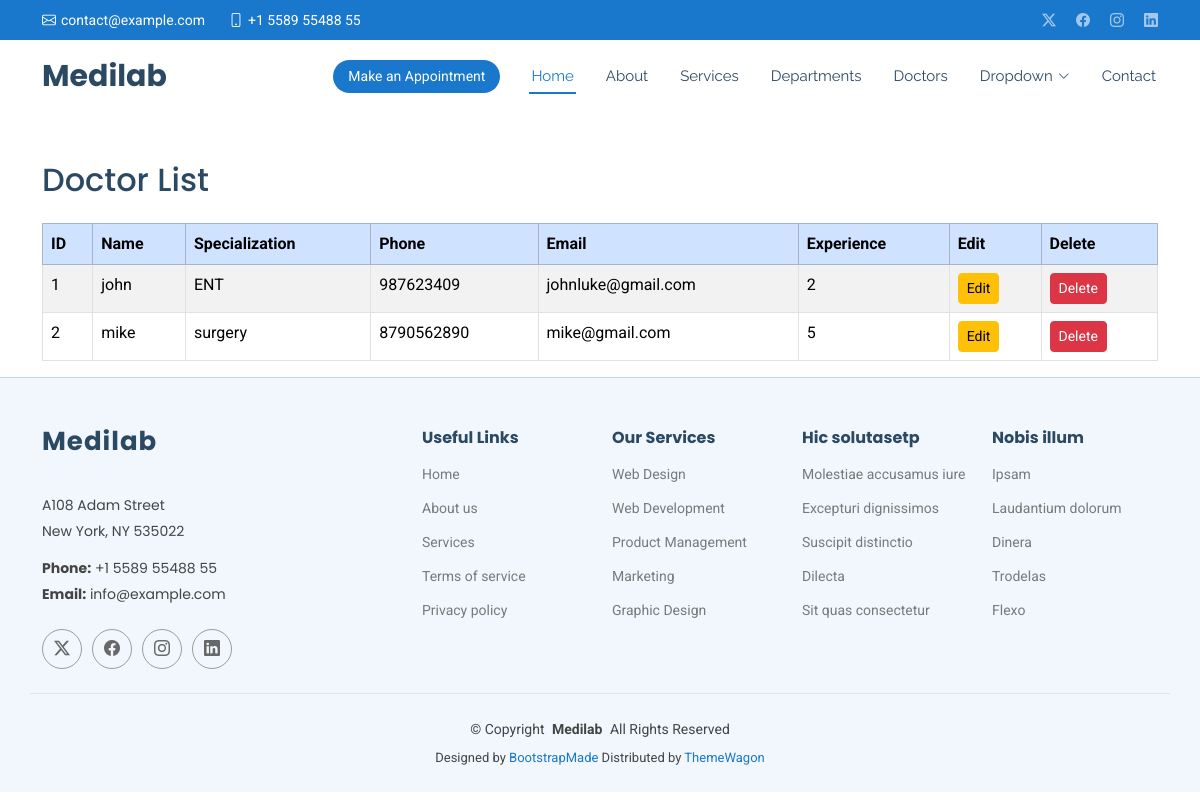
/view_doctor/, run on the app's committed database.
### projectapp/models.py (models this page shows, shortened)
class Doctor(models.Model):
    doctor_name = models.CharField(max_length=100)
    specialization = models.CharField(max_length=100)
    phone = models.CharField(max_length=15)
    email = models.EmailField(unique=True)
    experience = models.IntegerField()

### projectapp/views.py (the view)
# urls.py: path('view_doctor/', views.view_doctor, name= 'view_doctor'),
def view_doctor(request):
    doctors = Doctor.objects.all()
    return render(request, 'view_doctor.html',{
        'doctors': doctors
    })

### templates/view_doctor.html
{% extends 'base.html' %}
{% block content %}
<div class="container mt-5">
    <h2 class="mb-4">Doctor List</h2>
    <table class="table table-bordered table-striped table-hover">
        <thead class="table-primary">
            <tr>
                <th>ID</th>
                <th>Name</th>
                <th>Specialization</th>
                <th>Phone</th>
                <th>Email</th>
                <th>Experience</th>
                <th>Edit</th>
                <th>Delete</th>
            </tr>
        </thead>
        <tbody>
            {% for doctor in doctors %}
            <tr>
                <td>{{ doctor.id }}</td>
                <td>{{ doctor.doctor_name }}</td>
                <td>{{ doctor.specialization }}</td>
                <td>{{ doctor.phone }}</td>
                <td>{{ doctor.email }}</td>
                <td>{{ doctor.experience }}</td>
                <td>
                    <a href="{% url 'edit_doctor' doctor.id %}" class="btn btn-warning btn-sm">
                        Edit
                    </a>
                </td>
                <td>
                    <a href="{% url 'delete_doctor' doctor.id %}"
                       class="btn btn-danger btn-sm"
                       onclick="return confirm('Are you sure you want to delete this doctor?');">
                        Delete
                    </a>
                </td>
            </tr>
            {% empty %}
            <tr>
                <td colspan="8" class="text-center">
                    No doctors found.
                </td>
            </tr>
            {% endfor %}
        </tbody>
    </table>
</div>
{% endblock %}

### static/assets/css/main.css (style rules this page uses)
:root { --default-font: "Roboto", system-ui, -apple-system, "Segoe UI", Roboto, "Helvetica Neue", Arial, "Noto Sans", "Liberation Sans", sans-serif, "Apple Color Emoji", "Segoe UI Emoji", "Segoe UI Symbol", "Noto Color Emoji"; --heading-font: "Poppins", sans-serif; --nav-font: "Raleway", sans-serif; }
:root { --background-color: #ffffff; --default-color: #444444; --heading-color: #2c4964; --accent-color: #1977cc; --surface-color: #ffffff; --contrast-color: #ffffff; }
:root { --nav-color: #2c4964; --nav-hover-color: #1977cc; --nav-mobile-background-color: #ffffff; --nav-dropdown-background-color: #ffffff; --nav-dropdown-color: #2c4964; --nav-dropdown-hover-color: #1977cc; }
:root { scroll-behavior: smooth; }
body { color: var(--default-color); background-color: var(--background-color); font-family: var(--default-font); }
a { color: var(--accent-color); text-decoration: none; transition: 0.3s; }
h1, h2, h3, h4, h5, h6 { color: var(--heading-color); font-family: var(--heading-font); }

### data on the page
Doctor: id "1", doctor_name "john", specialization "ENT", phone "987623409", email "johnluke@gmail.com", experience "2"
Doctor: id "2", doctor_name "mike", specialization "surgery", phone "8790562890", email "mike@gmail.com", experience "5"
